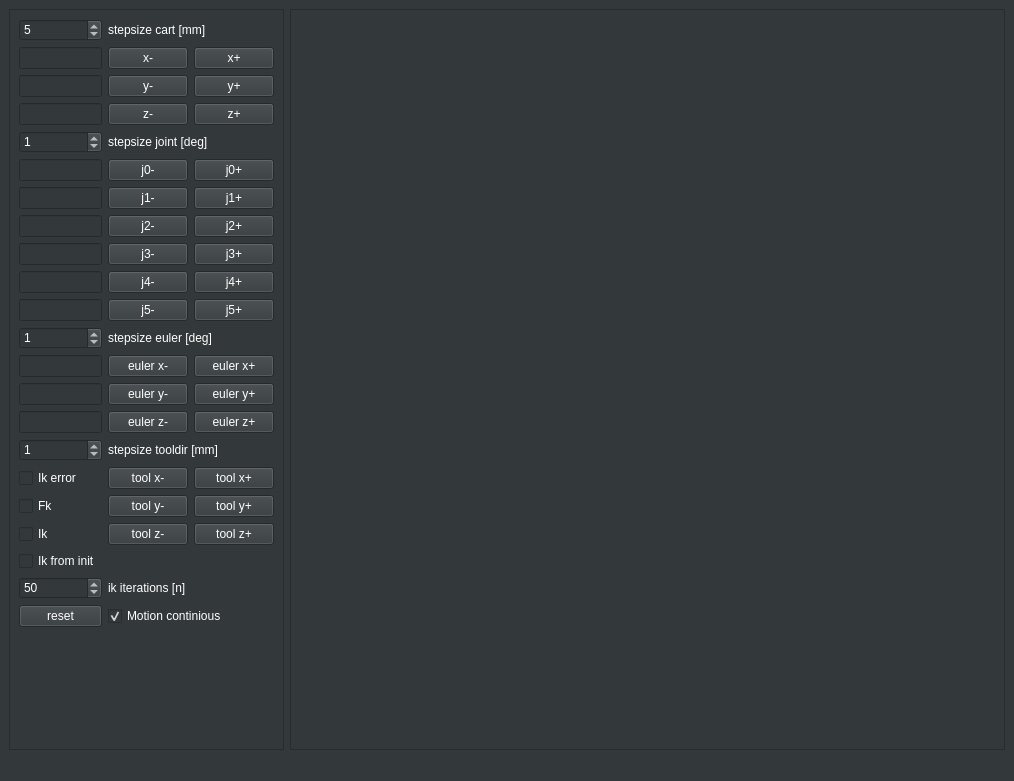
<?xml version="1.0" encoding="UTF-8"?>
<ui version="4.0">
 <class>MainWindow</class>
 <widget class="QMainWindow" name="MainWindow">
  <property name="geometry">
   <rect>
    <x>0</x>
    <y>0</y>
    <width>1014</width>
    <height>781</height>
   </rect>
  </property>
  <property name="windowTitle">
   <string>hal-core-2.0</string>
  </property>
  <property name="autoFillBackground">
   <bool>false</bool>
  </property>
  <property name="styleSheet">
   <string notr="true">background-color: rgb(51, 57, 59);
color: rgb(255, 255, 255);
</string>
  </property>
  <widget class="QWidget" name="centralwidget">
   <property name="autoFillBackground">
    <bool>false</bool>
   </property>
   <property name="styleSheet">
    <string notr="true">background-color: rgb(51, 57, 59);
color: rgb(255, 255, 255);
</string>
   </property>
   <layout class="QGridLayout" name="gridLayout_4">
    <item row="0" column="0">
     <widget class="QFrame" name="frame">
      <property name="maximumSize">
       <size>
        <width>275</width>
        <height>16777215</height>
       </size>
      </property>
      <property name="frameShape">
       <enum>QFrame::StyledPanel</enum>
      </property>
      <property name="frameShadow">
       <enum>QFrame::Raised</enum>
      </property>
      <layout class="QGridLayout" name="gridLayout">
       <item row="0" column="0">
        <layout class="QGridLayout" name="gridLayout_3">
         <item row="13" column="1">
          <widget class="QPushButton" name="pushButton_euler_y_min">
           <property name="text">
            <string>euler y-</string>
           </property>
          </widget>
         </item>
         <item row="2" column="0">
          <widget class="QLineEdit" name="lineEdit_cart_y">
           <property name="sizePolicy">
            <sizepolicy hsizetype="Preferred" vsizetype="Fixed">
             <horstretch>0</horstretch>
             <verstretch>0</verstretch>
            </sizepolicy>
           </property>
          </widget>
         </item>
         <item row="10" column="2">
          <widget class="QPushButton" name="pushButton_j5_plus">
           <property name="text">
            <string>j5+</string>
           </property>
          </widget>
         </item>
         <item row="12" column="2">
          <widget class="QPushButton" name="pushButton_euler_x_plus">
           <property name="text">
            <string>euler x+</string>
           </property>
          </widget>
         </item>
         <item row="8" column="0">
          <widget class="QLineEdit" name="lineEdit_j3">
           <property name="sizePolicy">
            <sizepolicy hsizetype="Preferred" vsizetype="Fixed">
             <horstretch>0</horstretch>
             <verstretch>0</verstretch>
            </sizepolicy>
           </property>
          </widget>
         </item>
         <item row="16" column="1">
          <widget class="QPushButton" name="pushButton_tool_x_min">
           <property name="text">
            <string>tool x-</string>
           </property>
          </widget>
         </item>
         <item row="14" column="1">
          <widget class="QPushButton" name="pushButton_euler_z_min">
           <property name="text">
            <string>euler z-</string>
           </property>
          </widget>
         </item>
         <item row="4" column="1" colspan="2">
          <widget class="QLabel" name="label_stepsize_joint">
           <property name="text">
            <string>stepsize joint [deg]</string>
           </property>
          </widget>
         </item>
         <item row="8" column="2">
          <widget class="QPushButton" name="pushButton_j3_plus">
           <property name="text">
            <string>j3+</string>
           </property>
          </widget>
         </item>
         <item row="3" column="0">
          <widget class="QLineEdit" name="lineEdit_cart_z">
           <property name="sizePolicy">
            <sizepolicy hsizetype="Preferred" vsizetype="Fixed">
             <horstretch>0</horstretch>
             <verstretch>0</verstretch>
            </sizepolicy>
           </property>
          </widget>
         </item>
         <item row="17" column="1">
          <widget class="QPushButton" name="pushButton_tool_y_min">
           <property name="text">
            <string>tool y-</string>
           </property>
          </widget>
         </item>
         <item row="12" column="1">
          <widget class="QPushButton" name="pushButton_euler_x_min">
           <property name="text">
            <string>euler x-</string>
           </property>
          </widget>
         </item>
         <item row="7" column="1">
          <widget class="QPushButton" name="pushButton_j2_min">
           <property name="text">
            <string>j2-</string>
           </property>
          </widget>
         </item>
         <item row="6" column="0">
          <widget class="QLineEdit" name="lineEdit_j1">
           <property name="sizePolicy">
            <sizepolicy hsizetype="Preferred" vsizetype="Fixed">
             <horstretch>0</horstretch>
             <verstretch>0</verstretch>
            </sizepolicy>
           </property>
          </widget>
         </item>
         <item row="2" column="2">
          <widget class="QPushButton" name="pushButton_y_plus">
           <property name="text">
            <string>y+</string>
           </property>
          </widget>
         </item>
         <item row="8" column="1">
          <widget class="QPushButton" name="pushButton_j3_min">
           <property name="text">
            <string>j3-</string>
           </property>
          </widget>
         </item>
         <item row="6" column="1">
          <widget class="QPushButton" name="pushButton_j1_min">
           <property name="text">
            <string>j1-</string>
           </property>
          </widget>
         </item>
         <item row="14" column="0">
          <widget class="QLineEdit" name="lineEdit_euler_z">
           <property name="sizePolicy">
            <sizepolicy hsizetype="Preferred" vsizetype="Fixed">
             <horstretch>0</horstretch>
             <verstretch>0</verstretch>
            </sizepolicy>
           </property>
          </widget>
         </item>
         <item row="1" column="2">
          <widget class="QPushButton" name="pushButton_x_plus">
           <property name="text">
            <string>x+</string>
           </property>
          </widget>
         </item>
         <item row="6" column="2">
          <widget class="QPushButton" name="pushButton_j1_plus">
           <property name="text">
            <string>j1+</string>
           </property>
          </widget>
         </item>
         <item row="10" column="1">
          <widget class="QPushButton" name="pushButton_j5_min">
           <property name="text">
            <string>j5-</string>
           </property>
          </widget>
         </item>
         <item row="5" column="0">
          <widget class="QLineEdit" name="lineEdit_j0">
           <property name="sizePolicy">
            <sizepolicy hsizetype="Preferred" vsizetype="Fixed">
             <horstretch>0</horstretch>
             <verstretch>0</verstretch>
            </sizepolicy>
           </property>
          </widget>
         </item>
         <item row="16" column="2">
          <widget class="QPushButton" name="pushButton_tool_x_plus">
           <property name="text">
            <string>tool x+</string>
           </property>
          </widget>
         </item>
         <item row="13" column="2">
          <widget class="QPushButton" name="pushButton_euler_y_plus">
           <property name="text">
            <string>euler y+</string>
           </property>
          </widget>
         </item>
         <item row="21" column="0">
          <widget class="QPushButton" name="pushButton_reset">
           <property name="text">
            <string>reset</string>
           </property>
          </widget>
         </item>
         <item row="13" column="0">
          <widget class="QLineEdit" name="lineEdit_euler_y">
           <property name="sizePolicy">
            <sizepolicy hsizetype="Preferred" vsizetype="Fixed">
             <horstretch>0</horstretch>
             <verstretch>0</verstretch>
            </sizepolicy>
           </property>
          </widget>
         </item>
         <item row="19" column="0" colspan="3">
          <widget class="QCheckBox" name="checkBox_ik_from_init">
           <property name="toolTip">
            <string>ik from init position 
or ik from current position.</string>
           </property>
           <property name="text">
            <string>Ik from init</string>
           </property>
          </widget>
         </item>
         <item row="5" column="1">
          <widget class="QPushButton" name="pushButton_j0_min">
           <property name="text">
            <string>j0-</string>
           </property>
          </widget>
         </item>
         <item row="3" column="2">
          <widget class="QPushButton" name="pushButton_z_plus">
           <property name="text">
            <string>z+</string>
           </property>
          </widget>
         </item>
         <item row="20" column="0">
          <widget class="QSpinBox" name="spinBox_ik_iterations">
           <property name="value">
            <number>50</number>
           </property>
          </widget>
         </item>
         <item row="1" column="1">
          <widget class="QPushButton" name="pushButton_x_min">
           <property name="text">
            <string>x-</string>
           </property>
          </widget>
         </item>
         <item row="7" column="2">
          <widget class="QPushButton" name="pushButton_j2_plus">
           <property name="text">
            <string>j2+</string>
           </property>
          </widget>
         </item>
         <item row="5" column="2">
          <widget class="QPushButton" name="pushButton_j0_plus">
           <property name="text">
            <string>j0+</string>
           </property>
          </widget>
         </item>
         <item row="7" column="0">
          <widget class="QLineEdit" name="lineEdit_j2">
           <property name="sizePolicy">
            <sizepolicy hsizetype="Preferred" vsizetype="Fixed">
             <horstretch>0</horstretch>
             <verstretch>0</verstretch>
            </sizepolicy>
           </property>
          </widget>
         </item>
         <item row="9" column="0">
          <widget class="QLineEdit" name="lineEdit_j4">
           <property name="sizePolicy">
            <sizepolicy hsizetype="Preferred" vsizetype="Fixed">
             <horstretch>0</horstretch>
             <verstretch>0</verstretch>
            </sizepolicy>
           </property>
          </widget>
         </item>
         <item row="15" column="1" colspan="2">
          <widget class="QLabel" name="label_stepsize_tooldir">
           <property name="text">
            <string>stepsize tooldir [mm]</string>
           </property>
          </widget>
         </item>
         <item row="18" column="1">
          <widget class="QPushButton" name="pushButton_tool_z_min">
           <property name="text">
            <string>tool z-</string>
           </property>
          </widget>
         </item>
         <item row="18" column="0">
          <widget class="QCheckBox" name="checkBox_ik">
           <property name="text">
            <string>Ik</string>
           </property>
           <property name="checkable">
            <bool>true</bool>
           </property>
          </widget>
         </item>
         <item row="9" column="2">
          <widget class="QPushButton" name="pushButton_j4_plus">
           <property name="text">
            <string>j4+</string>
           </property>
          </widget>
         </item>
         <item row="17" column="2">
          <widget class="QPushButton" name="pushButton_tool_y_plus">
           <property name="text">
            <string>tool y+</string>
           </property>
          </widget>
         </item>
         <item row="10" column="0">
          <widget class="QLineEdit" name="lineEdit_j5">
           <property name="sizePolicy">
            <sizepolicy hsizetype="Preferred" vsizetype="Fixed">
             <horstretch>0</horstretch>
             <verstretch>0</verstretch>
            </sizepolicy>
           </property>
          </widget>
         </item>
         <item row="18" column="2">
          <widget class="QPushButton" name="pushButton_tool_z_plus">
           <property name="text">
            <string>tool z+</string>
           </property>
          </widget>
         </item>
         <item row="0" column="1" colspan="2">
          <widget class="QLabel" name="label_stepsize_cart">
           <property name="text">
            <string>stepsize cart [mm]</string>
           </property>
          </widget>
         </item>
         <item row="2" column="1">
          <widget class="QPushButton" name="pushButton_y_min">
           <property name="text">
            <string>y-</string>
           </property>
          </widget>
         </item>
         <item row="16" column="0">
          <widget class="QCheckBox" name="checkBox_error">
           <property name="text">
            <string>Ik error</string>
           </property>
           <property name="checkable">
            <bool>true</bool>
           </property>
          </widget>
         </item>
         <item row="11" column="0">
          <widget class="QSpinBox" name="spinBox_stepsize_euler">
           <property name="minimum">
            <number>-1000</number>
           </property>
           <property name="maximum">
            <number>1000</number>
           </property>
           <property name="value">
            <number>1</number>
           </property>
          </widget>
         </item>
         <item row="17" column="0">
          <widget class="QCheckBox" name="checkBox_fk">
           <property name="text">
            <string>Fk</string>
           </property>
           <property name="checkable">
            <bool>true</bool>
           </property>
          </widget>
         </item>
         <item row="12" column="0">
          <widget class="QLineEdit" name="lineEdit_euler_x">
           <property name="sizePolicy">
            <sizepolicy hsizetype="Preferred" vsizetype="Fixed">
             <horstretch>0</horstretch>
             <verstretch>0</verstretch>
            </sizepolicy>
           </property>
          </widget>
         </item>
         <item row="15" column="0">
          <widget class="QSpinBox" name="spinBox_stepsize_tooldir">
           <property name="minimum">
            <number>-1000</number>
           </property>
           <property name="maximum">
            <number>1000</number>
           </property>
           <property name="value">
            <number>1</number>
           </property>
          </widget>
         </item>
         <item row="4" column="0">
          <widget class="QSpinBox" name="spinBox_stepsize_joint">
           <property name="minimum">
            <number>-1000</number>
           </property>
           <property name="maximum">
            <number>1000</number>
           </property>
           <property name="value">
            <number>1</number>
           </property>
          </widget>
         </item>
         <item row="0" column="0">
          <widget class="QSpinBox" name="spinBox_stepsize_cart">
           <property name="minimum">
            <number>-1000</number>
           </property>
           <property name="maximum">
            <number>1000</number>
           </property>
           <property name="value">
            <number>5</number>
           </property>
          </widget>
         </item>
         <item row="21" column="1" colspan="2">
          <widget class="QCheckBox" name="checkBox_motion_continious">
           <property name="text">
            <string>Motion continious</string>
           </property>
           <property name="checked">
            <bool>true</bool>
           </property>
          </widget>
         </item>
         <item row="3" column="1">
          <widget class="QPushButton" name="pushButton_z_min">
           <property name="text">
            <string>z-</string>
           </property>
          </widget>
         </item>
         <item row="1" column="0">
          <widget class="QLineEdit" name="lineEdit_cart_x">
           <property name="sizePolicy">
            <sizepolicy hsizetype="Preferred" vsizetype="Fixed">
             <horstretch>0</horstretch>
             <verstretch>0</verstretch>
            </sizepolicy>
           </property>
          </widget>
         </item>
         <item row="11" column="1" colspan="2">
          <widget class="QLabel" name="label_stepsize_euler">
           <property name="text">
            <string>stepsize euler [deg]</string>
           </property>
          </widget>
         </item>
         <item row="20" column="1" colspan="2">
          <widget class="QLabel" name="label_iteriations">
           <property name="text">
            <string>ik iterations [n]</string>
           </property>
          </widget>
         </item>
         <item row="9" column="1">
          <widget class="QPushButton" name="pushButton_j4_min">
           <property name="text">
            <string>j4-</string>
           </property>
          </widget>
         </item>
         <item row="14" column="2">
          <widget class="QPushButton" name="pushButton_euler_z_plus">
           <property name="text">
            <string>euler z+</string>
           </property>
          </widget>
         </item>
        </layout>
       </item>
       <item row="1" column="0">
        <spacer name="verticalSpacer">
         <property name="orientation">
          <enum>Qt::Vertical</enum>
         </property>
         <property name="sizeHint" stdset="0">
          <size>
           <width>20</width>
           <height>40</height>
          </size>
         </property>
        </spacer>
       </item>
      </layout>
     </widget>
    </item>
    <item row="0" column="1">
     <widget class="QFrame" name="frame_2">
      <property name="frameShape">
       <enum>QFrame::StyledPanel</enum>
      </property>
      <property name="frameShadow">
       <enum>QFrame::Raised</enum>
      </property>
      <layout class="QGridLayout" name="gridLayout_2">
       <item row="0" column="0">
        <layout class="QGridLayout" name="gridLayout_opencascade"/>
       </item>
      </layout>
     </widget>
    </item>
   </layout>
  </widget>
  <widget class="QMenuBar" name="menubar">
   <property name="geometry">
    <rect>
     <x>0</x>
     <y>0</y>
     <width>1014</width>
     <height>22</height>
    </rect>
   </property>
  </widget>
  <widget class="QStatusBar" name="statusbar"/>
 </widget>
 <resources/>
 <connections/>
</ui>
